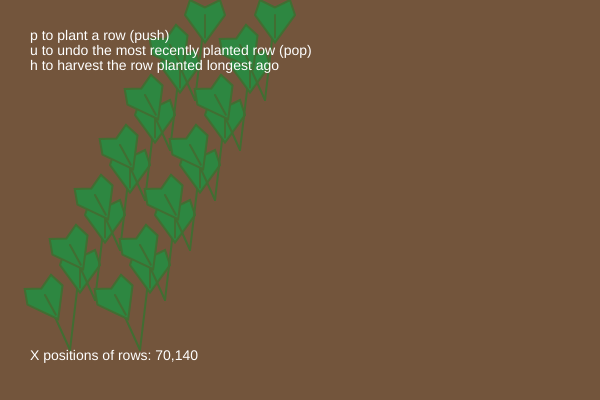
Frame 1 (no input)
Frame 60 (no input): identical to frame 1, image omitted
Frame 120 (the mouse pressed at the canvas centre since frame 60): identical to frame 1, image omitted

The p5.js sketch that drew this single still picture (run headless with seeded random() and noise() and a simulated clock; from frame 60 on, the mouse is pressed at the canvas centre):

// p5.js sketch
// ── sketch.js
// Amount of space between rows of kalo
let rowSpacing = 70;

// Amount of space between each plant in a row
let plantSpacing = 50;

// Array to store the starting base x-positions for each row of kalo
// Initialized with two rows
let kaloRows = [rowSpacing, rowSpacing * 2];



function setup() {
  createCanvas(600, 400);
}

function draw() {
  // Background
  background(115, 85, 60);

  drawRow(kaloRows, height, plantSpacing)

  // On-screen stats & instructions
  noStroke();
  fill(255);
  textSize(14);
  text("p to plant a row (push)", 30, 40);
  text("u to undo the most recently planted row (pop)", 30, 55);
  text("h to harvest the row planted longest ago", 30, 70);


  text("X positions of rows: " + kaloRows, 30, height - 40);
}


function keyPressed() {

  // Plant a row at the next spacing increment
  if (key === 'p') {
    let lastX = kaloRows[kaloRows.length - 1]
    console.log(lastX)
    kaloRows.push(lastX + rowSpacing);
    console.log(kaloRows)
  }
  // Harvest the row that was planted first
  else if (key === 'h') {
    kaloRows.shift();
  }
  // Harvest the row that was planted most recently
  else if (key === 'u') {
    kaloRows.pop()
  }
}


// ── kalo.js

function drawKaloFancy(x, y, size = 1) {
  noStroke();
  fill(106, 87, 63);
  ellipse(x, y + size * 0.1, 95 * size, 20 * size);

  push();
  translate(x, y);
  scale(size);

  // Stems
  stroke(65, 110, 50);
  strokeWeight(5);
  line(0, 0, -65, -140);
  line(0, 0, 60, -170);
  line(0, 0, 0, -220);

  // Leaves
  drawKaloLeafFancy(-65, -140, -0.5);
  drawKaloLeafFancy(60, -170, 0.5);
  drawKaloLeafFancy(0, -220, 0);

  pop();
}

function drawKaloLeafFancy(x, y, angle) {

  // Ground shadow
  // push();
  // translate(x, y);
  // rotate(angle);

  fill(45, 135, 65);
  stroke(65, 110, 50);
  strokeWeight(2);

  // Simple heart-shaped leaf
  beginShape();
  vertex(0, -20);  // Notch
  vertex(-25, -40);
  vertex(-45, -25);
  vertex(-40, 10);
  vertex(0, 65);   // Point
  vertex(40, 10);
  vertex(45, -25);
  vertex(25, -40);
  endShape(CLOSE);

  // Leaf veins
  line(0, 0, 0, 55);
  line(0, 0, -30, -20);
  line(0, 0, 30, -20);
  line(0, 20, -25, 10);
  line(0, 20, 25, 10);

  pop();
}

function drawKaloSimple(x, y) {

  // Ground shadow
  // noStroke();
  // fill(106, 87, 63);
  // ellipse(x, y + 5, 105, 18);

  push();
  translate(x, y);
  scale(0.5)

  stroke(65, 110, 50);
  strokeWeight(4);

  // Two stems
  line(0, 0, -50, -110);
  line(0, 0, 20, -170);

  drawLeafSimple(-50, -110, -0.5);
  drawLeafSimple(20, -170, 0);

  pop();
}

function drawLeafSimple(x, y, angle) {
  push();
  translate(x, y);
  rotate(angle);

  fill(45, 135, 65);
  beginShape();
  vertex(0, -15);
  vertex(-30, -30);
  vertex(-40, 0);
  vertex(0, 55);
  vertex(40, 0);
  vertex(30, -30);
  endShape(CLOSE);

  line(0, 0, 0, 45);
  pop();
}

function drawRow(kaloRows, canvasHeight, plantSpacing) {
  // Outer loop: walk through each row stored in the array
  for (let i = 0; i < kaloRows.length; i++) {
    
    // Inner loop: step from the foreground (bottom) back toward the horizon (top)
    // As y decreases (moving up), we shift x to the right to create the angle
    let plantCount = 0;
    for (let y = canvasHeight - 50; y >= 100; y -= plantSpacing) {
      let angledX = kaloRows[i] + plantCount * (plantSpacing / 2); // Shifts right each step back
      drawKaloSimple(angledX, y);
      plantCount++;
    }
  }
}
